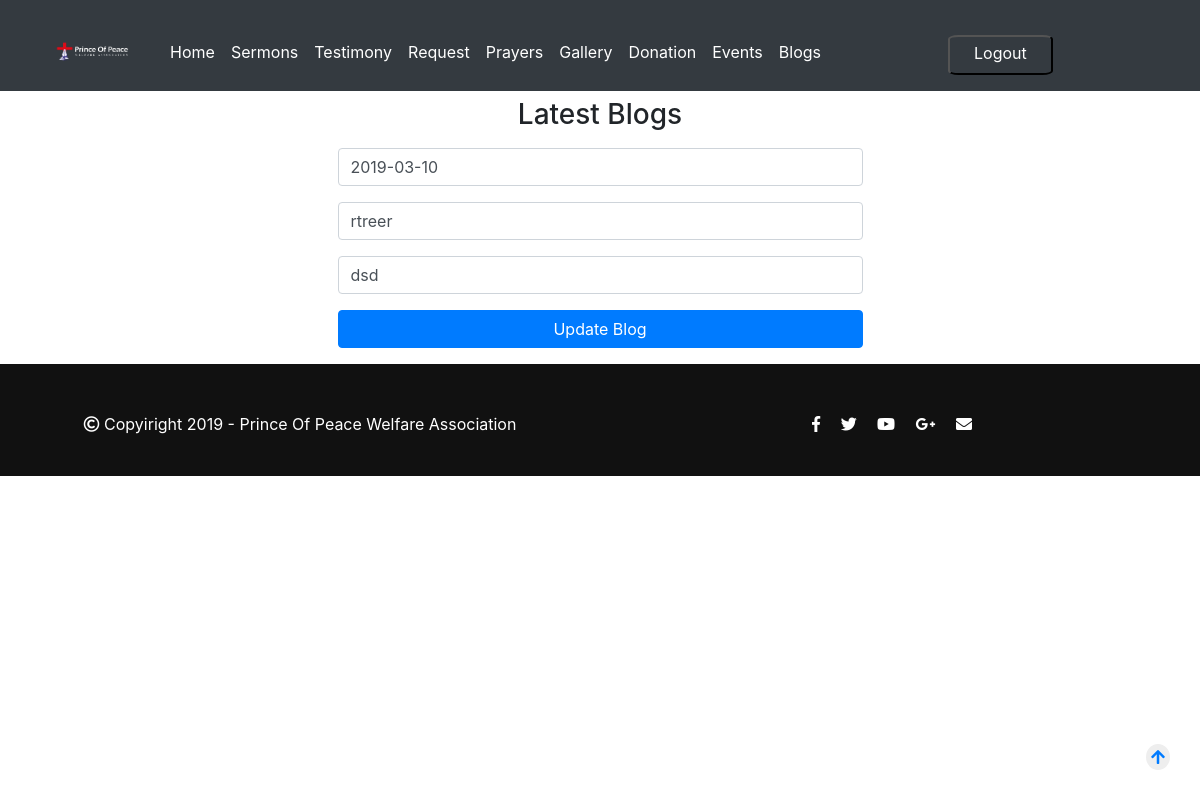
The app's page /admin/index.php?pg=updateBlog&id=1 (signed in) with its own data.
### tables this page shows
CREATE TABLE `blogs` (
  `id` int(11) NOT NULL,
  `date` varchar(20) NOT NULL,
  `title` varchar(20) NOT NULL,
  `description` varchar(50) NOT NULL
);

### admin/include/functions.php (called while the page is built, shortened)
<?php
	function selectdatacon($col,$tbname,$where)
	{
		$selectqry="select $col from $tbname where $where";
		$result=mysqli_query($GLOBALS['con'],$selectqry) or die(mysqli_error($GLOBALS['con']));
		return $result;
	}
?>

### admin/pages/updateBlog.php (the view)
<?php
$result=selectdatacon("*","blogs","id=".$_GET['id']);
$row=mysqli_fetch_assoc($result);
?>
<div class="container">
<div class="row">
<div class="col-md-3">
</div>
<div class="col-md-6">
<h3 class="text-center mt-3 mb-3">Latest Blogs</h3>
<form method="post" enctype="multipart/form-data" >
<div class="form-group">
<input placeholder="Date" class="form-control" type="text" onfocus="(this.type='date')" onblur="(this.type='text')" id="date" name="date" value="<?php echo $row['date']; ?>">
</div>
<div class="form-group">
<input type="text" name="title" placeholder="Title" required="required" class="form-control" value="<?php echo $row['title']; ?>">
</div>
<div class="form-group">
<input type="text" name="description" placeholder="Description" required="required" class="form-control" value="<?php echo $row['description']; ?>">
</div>
<input type="submit" name="update_blog" value="Update Blog" class="btn btn-block btn-primary">
</form>
</div>
<div class="col-md-3">
</div>
</div>
</div>

### assets/css/custom/style.css (style rules this page uses)
.row { margin-left:0; margin-right:0; }
body { margin: 0; padding-top:82px; height:100%; }
.btn { transition:0.5s ease; }

### records on screen
blogs: date "2019-03-10", title "rtreer", description "dsd"
